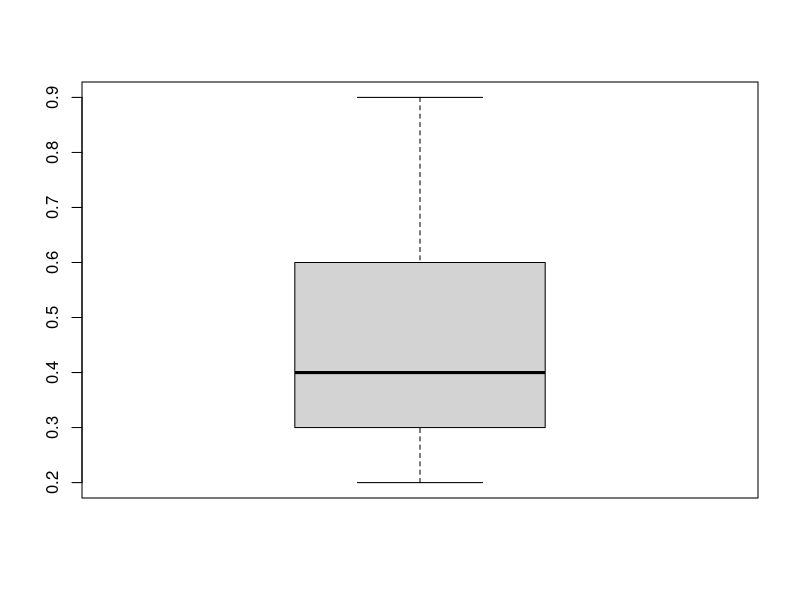
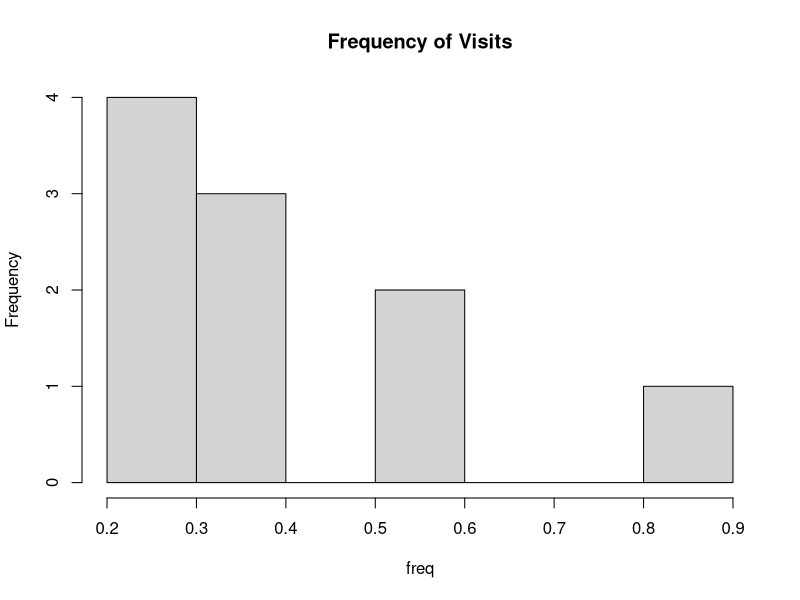
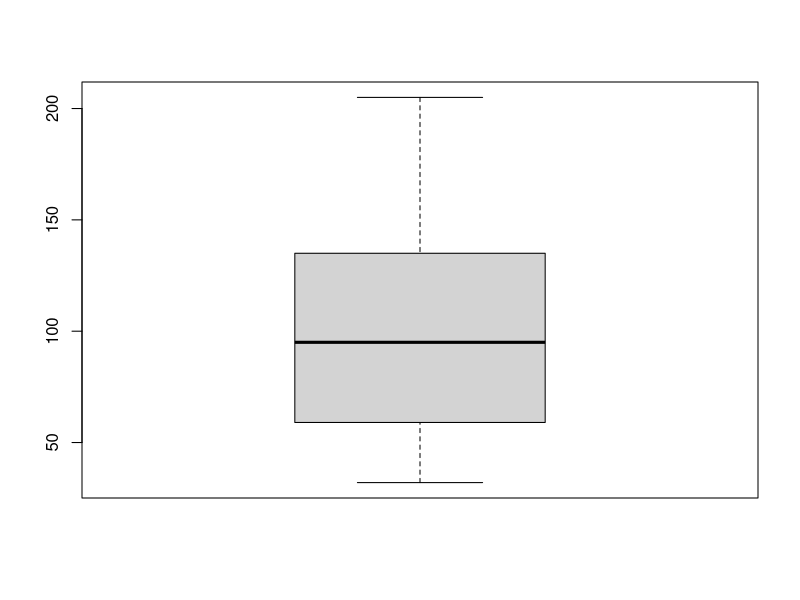
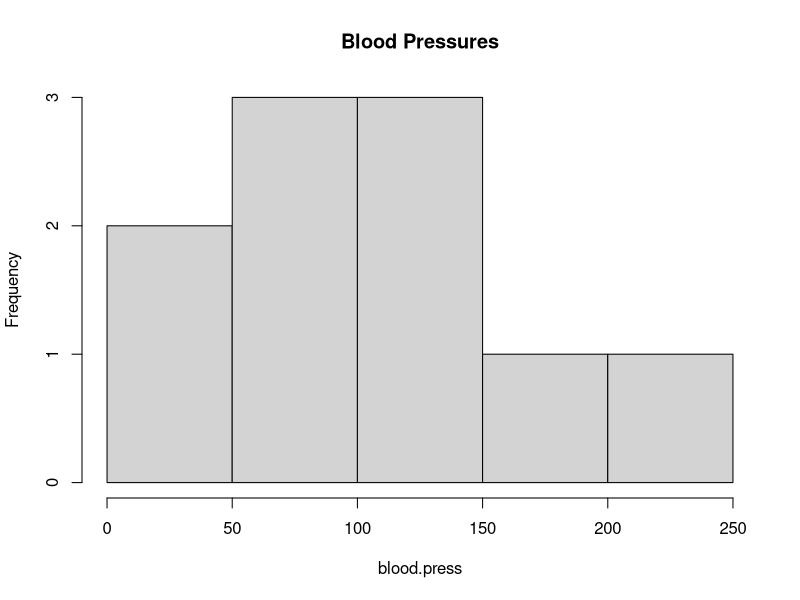
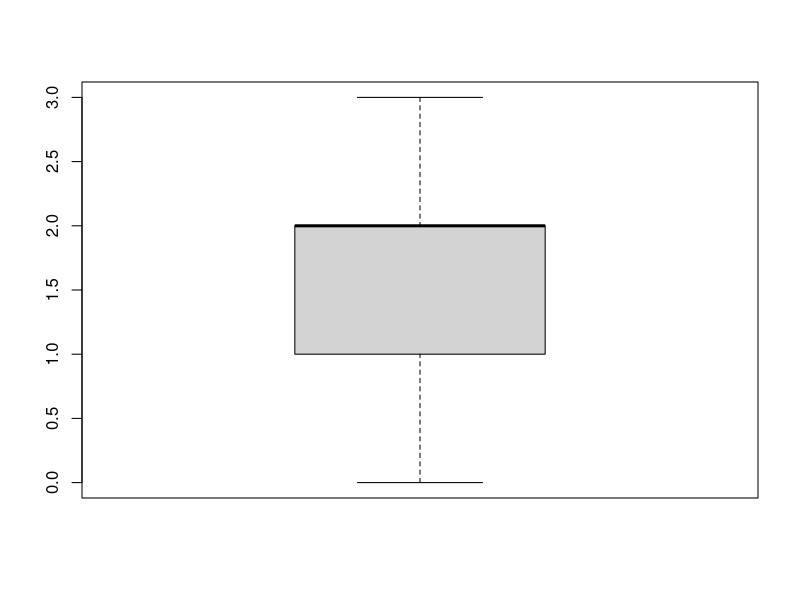
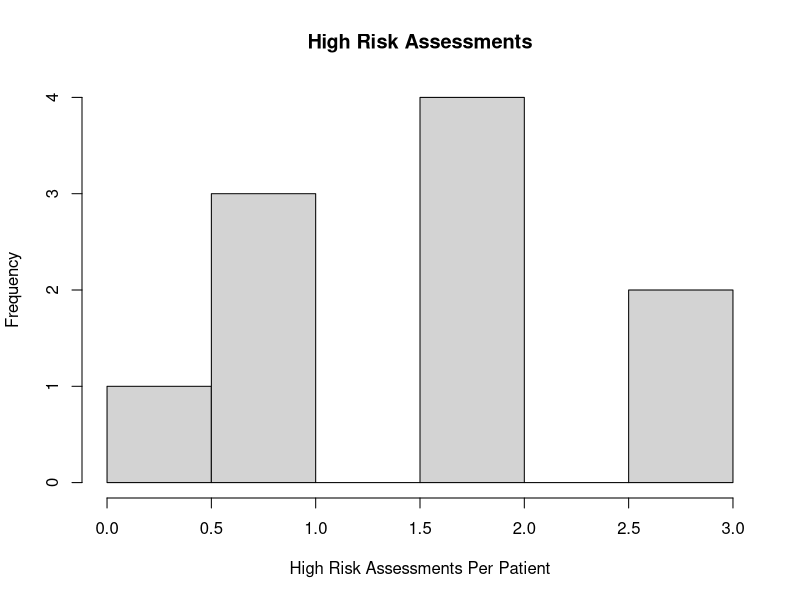

The R source for these figures, in order:
#Module 4 Assignment: Programming Structure
#This script uses some made-up hospital data to create box plots and histograms.
#The data is first assigned to vectors, and then these become the variables in a single data frame.
freq <- c(0.6, 0.3, 0.4, 0.4, 0.2, 0.6, 0.3, 0.4, 0.9, 0.2)
blood.press <- c(103, 87, 32, 42, 59, 109, 78, 205, 135, 176)
#The next three variables are the results of doctors' assessments;
#1 indicates "bad" or "high risk" and 0 indicates "good" or "low risk."
first <- c(1, 1, 1, 1, 0, 0, 0, 0, NA, 1)
second <- c(0, 0, 1, 1, 0, 0, 1, 1, 1, 1)
final <- c(0, 1, 0, 1, 0, 1, 0, 1, 1, 1)
hosp.data <- data.frame(freq, blood.press, first, second, final)
hosp.data
#A box plot and then a histogram is made for the frequency of hospital visits.
boxplot(freq)
hist(freq, main = "Frequency of Visits")
#A box plot and then a histogram is made for the blood pressures.
boxplot(blood.press)
hist(blood.press, main = "Blood Pressures")
#A new vector is made containing the sums of each patient's assessments of "bad" or "high risk."
high.risk <- apply(hosp.data[,3:5], 1, sum, na.rm = T)
high.risk
#A box plot and histogram are made with the new high risk totals.
boxplot(high.risk)
hist(high.risk, main = "High Risk Assessments", xlab = "High Risk Assessments Per Patient")